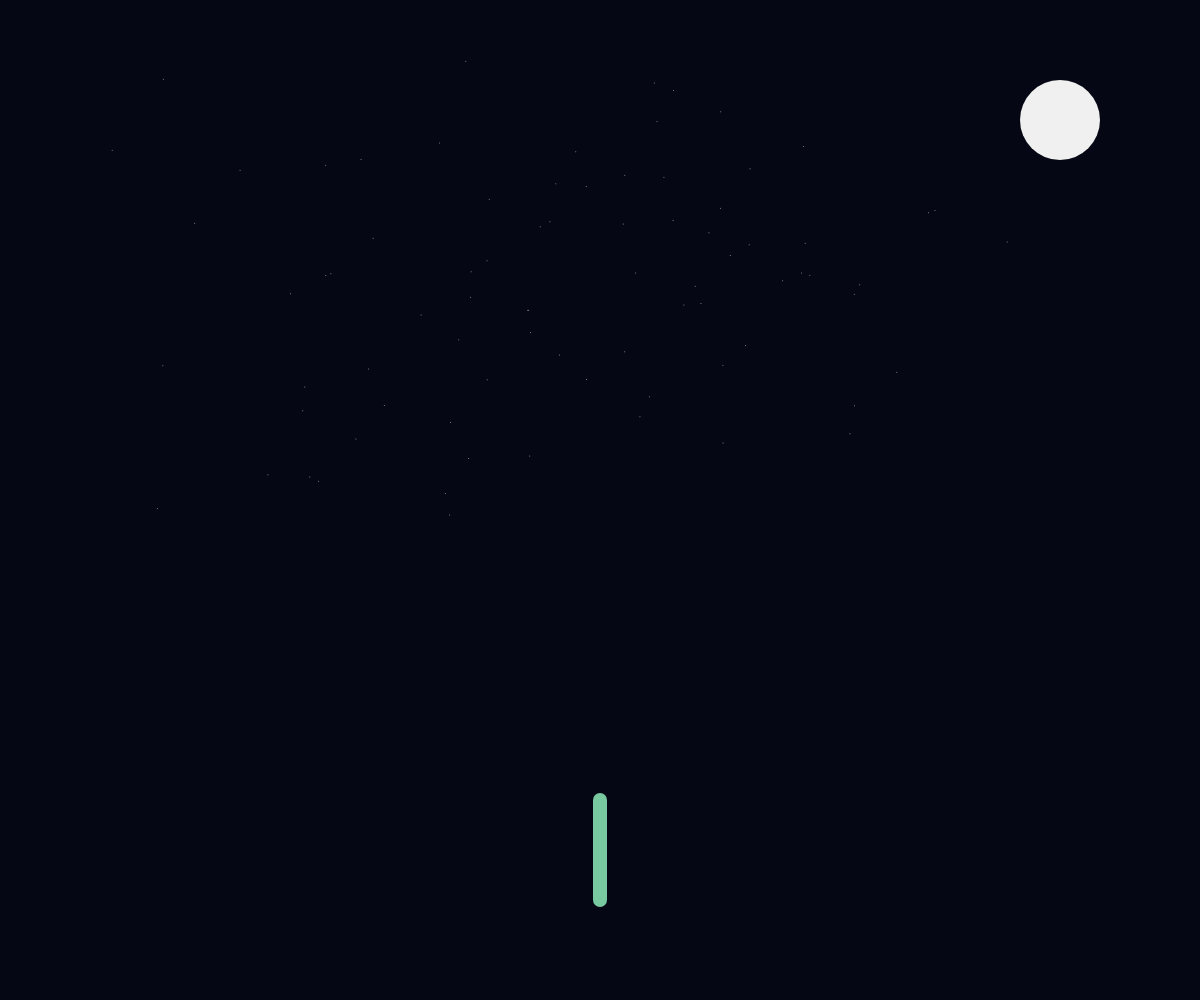
Frame 1 (no input)
Frame 60 (no input): identical to frame 1, image omitted
Frame 120 (the mouse pressed at the canvas centre since frame 60): identical to frame 1, image omitted

The p5.js sketch that drew this single still picture (run headless with seeded random() and noise() and a simulated clock; from frame 60 on, the mouse is pressed at the canvas centre):

// p5.js sketch
// ── sketch.js
// ======================
// GLOBAL
// ======================

let axiom = "F";
let sentence = axiom;
let rules = [];

let len = 100;
let angle;

let leaves = [];
let particles = [];

let lastGrowTime = 0;

// ======================
// SETUP
// ======================

function setup(){

createCanvas(window.innerWidth, window.innerHeight);

angle = radians(22);

rules.push({
  a: "F",
  b: "FF+[+F-F-F]-[-F+F+F]"
});

// ⭐ 初始化时间
lastGrowTime = millis();

}

// ======================
// DRAW LOOP
// ======================

function draw(){

drawBackground();

// ⭐ 每5秒自动生长
growTree();

push();
translate(width/2, height*0.9);
drawTree();
pop();

updateLeaves();
updateParticles();

}

// ======================
// 🌱 自动生长（5秒）
// ======================

function growTree(){

if(millis() - lastGrowTime > 5000){

let next = "";

for(let i=0; i<sentence.length; i++){

let current = sentence.charAt(i);
let found = false;

for(let j=0; j<rules.length; j++){

if(current === rules[j].a){
next += rules[j].b;
found = true;
break;
}

}

if(!found){
next += current;
}

}

sentence = next;
len *= 0.65;

lastGrowTime = millis();

}

}

// ======================
// 🌳 DRAW TREE
// ======================

function drawTree(){

let stack = [];

stroke(120,200,160);

for(let i=0;i<sentence.length;i++){

let c = sentence.charAt(i);

if(c === "F"){

let sw = map(len,2,100,1,16);

// 树干更粗
if(sw > 10){
strokeWeight(14);
}else{
strokeWeight(sw);
}

line(0,0,0,-len);
translate(0,-len);

// 🌿 生成叶子
if(len < 12 && random() < 0.25){
leaves.push(new Leaf(0,0));
}

}
else if(c === "+"){
rotate(angle);
}
else if(c === "-"){
rotate(-angle);
}
else if(c === "["){
push();
}
else if(c === "]"){
pop();
}

}

}

// ======================
// 🌿 LEAF（回到简单版本）
// ======================

class Leaf{

constructor(x,y){
this.x=x;
this.y=y;
this.size=random(6,10);
}

update(){

// 微弱呼吸感
this.size += sin(frameCount*0.05)*0.05;

if(random()<0.01){
particles.push(new Glow(this.x,this.y));
}

}

display(){

let d=dist(mouseX,mouseY,this.x,this.y);

if(d<120){
fill(160,255,200);
}else{
fill(100,200,140);
}

noStroke();
ellipse(this.x,this.y,this.size,this.size*0.6);

}

}

function updateLeaves(){

for(let l of leaves){
l.update();
l.display();
}

}

// ======================
// ✨ PARTICLES
// ======================

class Glow{

constructor(x,y){
this.x=x;
this.y=y;
this.life=100;
this.vy=random(-0.5,-1);
}

update(){
this.y+=this.vy;
this.life--;
}

display(){

fill(150,255,220,this.life);
noStroke();
circle(this.x,this.y,4);

}

}

function updateParticles(){

for(let i=particles.length-1;i>=0;i--){

particles[i].update();
particles[i].display();

if(particles[i].life<0){
particles.splice(i,1);
}

}

}

// ======================
// 🌙 BACKGROUND（原版）
// ======================

function drawBackground(){

background(5,8,20);

// ⭐ 星星
for(let i=0;i<80;i++){

let x = noise(i)*width;
let y = noise(i+100)*height*0.6;

fill(255,255,255,150);
noStroke();
circle(x,y,1);

}

// 🌙 月亮
fill(240);
noStroke();
circle(width-140,120,80);

}

// ── style.css
body{

background:black;
color:white;
text-align:center;
font-family:sans-serif;

}

canvas{

margin-top:20px;

}

button{

font-size:20px;
padding:12px 20px;

}
